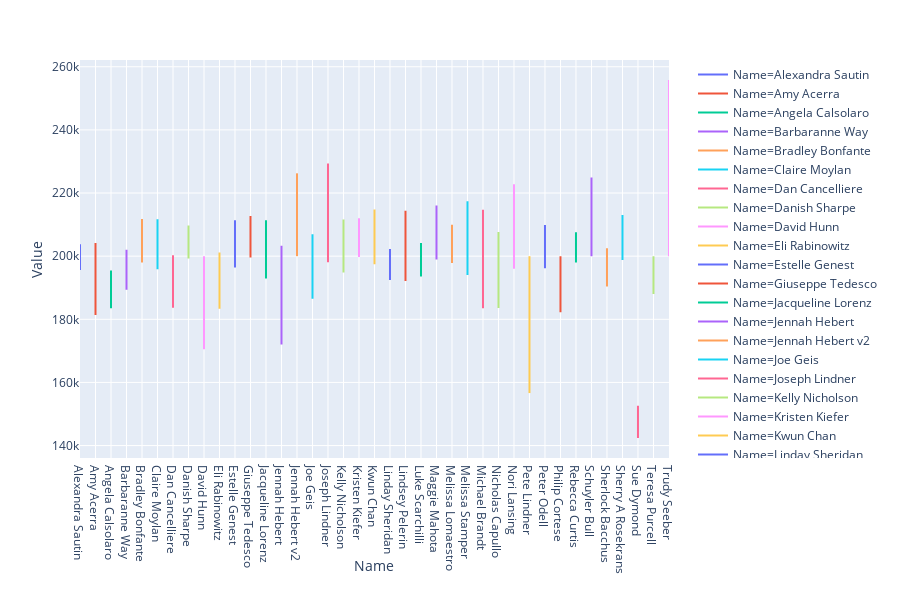

Notebook cell for this chart:
### Code cell
fig = px.line(trend_data, x="Name", y="Value", color='Name')
fig.show()

### Figure 1 — Plotly figure (JSON) as saved in the notebook; plotly's stock layout.template omitted (floating-point values rounded to 4 significant figures)
{"data": [{"hoverlabel": {"namelength": 0}, "hovertemplate": "Name=%{x}<br>Value=%{y}", "legendgroup": "Name=Alexandra Sautin", "line": {"color": "#636efa", "dash": "solid"}, "mode": "lines", "name": "Name=Alexandra Sautin", "showlegend": true, "type": "scatter", "x": ["Alexandra Sautin", "Alexandra Sautin", "Alexandra Sautin", "Alexandra Sautin", "Alexandra Sautin", "Alexandra Sautin", "Alexandra Sautin", "Alexandra Sautin", "Alexandra Sautin", "Alexandra Sautin", "Alexandra Sautin", "Alexandra Sautin", "Alexandra Sautin", "Alexandra Sautin"], "xaxis": "x", "y": [200000, 198200.0, 200700.0, 195600.0, 195800.0, 198800.0, 201500.0, 201300.0, 201900.0, 202700.0, 200600.0, 203800.0, 200300.0, 203200.0], "yaxis": "y"}, {"hoverlabel": {"namelength": 0}, "hovertemplate": "Name=%{x}<br>Value=%{y}", "legendgroup": "Name=Amy Acerra", "line": {"color": "#EF553B", "dash": "solid"}, "mode": "lines", "name": "Name=Amy Acerra", "showlegend": true, "type": "scatter", "x": ["Amy Acerra", "Amy Acerra", "Amy Acerra", "Amy Acerra", "Amy Acerra", "Amy Acerra", "Amy Acerra", "Amy Acerra", "Amy Acerra", "Amy Acerra", "Amy Acerra", "Amy Acerra", "Amy Acerra", "Amy Acerra"], "xaxis": "x", "y": [200000, 201300.0, 196100.0, 181400.0, 183500.0, 190300.0, 195700.0, 194400.0, 197600.0, 204200.0, 193900.0, 198200.0, 193700.0, 198500.0], "yaxis": "y"}, {"hoverlabel": {"namelength": 0}, "hovertemplate": "Name=%{x}<br>Value=%{y}", "legendgroup": "Name=Angela Calsolaro", "line": {"color": "#00cc96", "dash": "solid"}, "mode": "lines", "name": "Name=Angela Calsolaro", "showlegend": true, "type": "scatter", "x": ["Angela Calsolaro", "Angela Calsolaro", "Angela Calsolaro", "Angela Calsolaro", "Angela Calsolaro", "Angela Calsolaro", "Angela Calsolaro", "Angela Calsolaro", "Angela Calsolaro", "Angela Calsolaro", "Angela Calsolaro", "Angela Calsolaro", "Angela Calsolaro", "Angela Calsolaro"], "xaxis": "x", "y": [190000, 189400.0, 190200.0, 183800.0, 183500.0, 187600.0, 190300.0, 190400.0, 191700.0, 193900.0, 193400.0, 195400.0, 190900.0, 194100.0], "yaxis": "y"}, {"hoverlabel": {"namelength": 0}, "hovertemplate": "Name=%{x}<br>Value=%{y}", "legendgroup": "Name=Barbaranne Way", "line": {"color": "#ab63fa", "dash": "solid"}, "mode": "lines", "name": "Name=Barbaranne Way", "showlegend": true, "type": "scatter", "x": ["Barbaranne Way", "Barbaranne Way", "Barbaranne Way", "Barbaranne Way", "Barbaranne Way", "Barbaranne Way", "Barbaranne Way", "Barbaranne Way", "Barbaranne Way", "Barbaranne Way", "Barbaranne Way", "Barbaranne Way", "Barbaranne Way", "Barbaranne Way"], "xaxis": "x", "y": [200000, 202000.0, 201400.0, 192400.0, 189300.0, 192700.0, 192700.0, 192000.0, 193100.0, 196800.0, 195700.0, 199300.0, 196100.0, 199600.0], "yaxis": "y"}, {"hoverlabel": {"namelength": 0}, "hovertemplate": "Name=%{x}<br>Value=%{y}", "legendgroup": "Name=Bradley Bonfante", "line": {"color": "#FFA15A", "dash": "solid"}, "mode": "lines", "name": "Name=Bradley Bonfante", "showlegend": true, "type": "scatter", "x": ["Bradley Bonfante", "Bradley Bonfante", "Bradley Bonfante", "Bradley Bonfante", "Bradley Bonfante", "Bradley Bonfante", "Bradley Bonfante", "Bradley Bonfante", "Bradley Bonfante", "Bradley Bonfante", "Bradley Bonfante", "Bradley Bonfante", "Bradley Bonfante", "Bradley Bonfante"], "xaxis": "x", "y": [200000, 200300.0, 205700.0, 199800.0, 198000.0, 202800.0, 207300.0, 207200.0, 210100.0, 211300.0, 207800.0, 211800.0, 207900.0, 211400.0], "yaxis": "y"}, {"hoverlabel": {"namelength": 0}, "hovertemplate": "Name=%{x}<br>Value=%{y}", "legendgroup": "Name=Claire Moylan", "line": {"color": "#19d3f3", "dash": "solid"}, "mode": "lines", "name": "Name=Claire Moylan", "showlegend": true, "type": "scatter", "x": ["Claire Moylan", "Claire Moylan", "Claire Moylan", "Claire Moylan", "Claire Moylan", "Claire Moylan", "Claire Moylan", "Claire Moylan", "Claire Moylan", "Claire Moylan", "Claire Moylan", "Claire Moylan", "Claire Moylan", "Claire Moylan"], "xaxis": "x", "y": [200000, 198500.0, 202500.0, 197100.0, 195900.0, 197900.0, 202400.0, 201500.0, 202600.0, 207600.0, 205500.0, 209900.0, 206600.0, 211700.0], "yaxis": "y"}, {"hoverlabel": {"namelength": 0}, "hovertemplate": "Name=%{x}<br>Value=%{y}", "legendgroup": "Name=Dan Cancelliere", "line": {"color": "#FF6692", "dash": "solid"}, "mode": "lines", "name": "Name=Dan Cancelliere", "showlegend": true, "type": "scatter", "x": ["Dan Cancelliere", "Dan Cancelliere", "Dan Cancelliere", "Dan Cancelliere", "Dan Cancelliere", "Dan Cancelliere", "Dan Cancelliere", "Dan Cancelliere", "Dan Cancelliere", "Dan Cancelliere", "Dan Cancelliere", "Dan Cancelliere", "Dan Cancelliere", "Dan Cancelliere"], "xaxis": "x", "y": [200000, 192000.0, 191500.0, 185600.0, 183700.0, 191300.0, 195400.0, 193100.0, 195900.0, 198800.0, 196900.0, 197600.0, 194900.0, 200300.0], "yaxis": "y"}, {"hoverlabel": {"namelength": 0}, "hovertemplate": "Name=%{x}<br>Value=%{y}", "legendgroup": "Name=Danish Sharpe", "line": {"color": "#B6E880", "dash": "solid"}, "mode": "lines", "name": "Name=Danish Sharpe", "showlegend": true, "type": "scatter", "x": ["Danish Sharpe", "Danish Sharpe", "Danish Sharpe", "Danish Sharpe", "Danish Sharpe", "Danish Sharpe", "Danish Sharpe", "Danish Sharpe", "Danish Sharpe", "Danish Sharpe", "Danish Sharpe", "Danish Sharpe", "Danish Sharpe", "Danish Sharpe"], "xaxis": "x", "y": [200000, 202900.0, 207300.0, 204000.0, 199200.0, 204900.0, 205800.0, 204000.0, 204900.0, 209700.0, 206700.0, 209400.0, 206300.0, 208800.0], "yaxis": "y"}, {"hoverlabel": {"namelength": 0}, "hovertemplate": "Name=%{x}<br>Value=%{y}", "legendgroup": "Name=David Hunn", "line": {"color": "#FF97FF", "dash": "solid"}, "mode": "lines", "name": "Name=David Hunn", "showlegend": true, "type": "scatter", "x": ["David Hunn", "David Hunn", "David Hunn", "David Hunn", "David Hunn", "David Hunn", "David Hunn", "David Hunn", "David Hunn", "David Hunn", "David Hunn", "David Hunn", "David Hunn", "David Hunn"], "xaxis": "x", "y": [200000, 185700.0, 186200.0, 172600.0, 170500.0, 172000.0, 174400.0, 171600.0, 174300.0, 177600.0, 178900.0, 181800.0, 178900.0, 184400.0], "yaxis": "y"}, {"hoverlabel": {"namelength": 0}, "hovertemplate": "Name=%{x}<br>Value=%{y}", "legendgroup": "Name=Eli Rabinowitz", "line": {"color": "#FECB52", "dash": "solid"}, "mode": "lines", "name": "Name=Eli Rabinowitz", "showlegend": true, "type": "scatter", "x": ["Eli Rabinowitz", "Eli Rabinowitz", "Eli Rabinowitz", "Eli Rabinowitz", "Eli Rabinowitz", "Eli Rabinowitz", "Eli Rabinowitz", "Eli Rabinowitz", "Eli Rabinowitz", "Eli Rabinowitz", "Eli Rabinowitz", "Eli Rabinowitz", "Eli Rabinowitz", "Eli Rabinowitz"], "xaxis": "x", "y": [200000, 190700.0, 192900.0, 185700.0, 183400.0, 187000.0, 192400.0, 192100.0, 196700.0, 199100.0, 200800.0, 201100.0, 196300.0, 197100.0], "yaxis": "y"}, {"hoverlabel": {"namelength": 0}, "hovertemplate": "Name=%{x}<br>Value=%{y}", "legendgroup": "Name=Estelle Genest", "line": {"color": "#636efa", "dash": "solid"}, "mode": "lines", "name": "Name=Estelle Genest", "showlegend": true, "type": "scatter", "x": ["Estelle Genest", "Estelle Genest", "Estelle Genest", "Estelle Genest", "Estelle Genest", "Estelle Genest", "Estelle Genest", "Estelle Genest", "Estelle Genest", "Estelle Genest", "Estelle Genest", "Estelle Genest", "Estelle Genest", "Estelle Genest"], "xaxis": "x", "y": [200000, 198800.0, 202100.0, 196600.0, 196400.0, 201800.0, 204600.0, 203800.0, 206900.0, 208700.0, 204500.0, 211400.0, 206300.0, 210900.0], "yaxis": "y"}, {"hoverlabel": {"namelength": 0}, "hovertemplate": "Name=%{x}<br>Value=%{y}", "legendgroup": "Name=Giuseppe Tedesco", "line": {"color": "#EF553B", "dash": "solid"}, "mode": "lines", "name": "Name=Giuseppe Tedesco", "showlegend": true, "type": "scatter", "x": ["Giuseppe Tedesco", "Giuseppe Tedesco", "Giuseppe Tedesco", "Giuseppe Tedesco", "Giuseppe Tedesco", "Giuseppe Tedesco", "Giuseppe Tedesco", "Giuseppe Tedesco", "Giuseppe Tedesco", "Giuseppe Tedesco", "Giuseppe Tedesco", "Giuseppe Tedesco", "Giuseppe Tedesco", "Giuseppe Tedesco"], "xaxis": "x", "y": [200000, 199500.0, 205700.0, 201000.0, 200700.0, 204800.0, 207200.0, 206500.0, 205700.0, 208100.0, 206100.0, 212700.0, 207100.0, 211100.0], "yaxis": "y"}, {"hoverlabel": {"namelength": 0}, "hovertemplate": "Name=%{x}<br>Value=%{y}", "legendgroup": "Name=Jacqueline Lorenz", "line": {"color": "#00cc96", "dash": "solid"}, "mode": "lines", "name": "Name=Jacqueline Lorenz", "showlegend": true, "type": "scatter", "x": ["Jacqueline Lorenz", "Jacqueline Lorenz", "Jacqueline Lorenz", "Jacqueline Lorenz", "Jacqueline Lorenz", "Jacqueline Lorenz", "Jacqueline Lorenz", "Jacqueline Lorenz", "Jacqueline Lorenz", "Jacqueline Lorenz", "Jacqueline Lorenz", "Jacqueline Lorenz", "Jacqueline Lorenz", "Jacqueline Lorenz"], "xaxis": "x", "y": [200000, 200100.0, 205700.0, 194800.0, 192900.0, 200500.0, 208500.0, 207300.0, 208900.0, 211400.0, 203600.0, 208200.0, 204700.0, 208100.0], "yaxis": "y"}, {"hoverlabel": {"namelength": 0}, "hovertemplate": "Name=%{x}<br>Value=%{y}", "legendgroup": "Name=Jennah Hebert", "line": {"color": "#ab63fa", "dash": "solid"}, "mode": "lines", "name": "Name=Jennah Hebert", "showlegend": true, "type": "scatter", "x": ["Jennah Hebert", "Jennah Hebert", "Jennah Hebert", "Jennah Hebert", "Jennah Hebert", "Jennah Hebert", "Jennah Hebert", "Jennah Hebert", "Jennah Hebert", "Jennah Hebert", "Jennah Hebert", "Jennah Hebert", "Jennah Hebert", "Jennah Hebert"], "xaxis": "x", "y": [200000, 203300.0, 191900.0, 172100.0, 175400.0, 184300.0, 190500.0, 189600.0, 194100.0, 202700.0, 187800.0, 192600.0, 187300.0, 192400.0], "yaxis": "y"}, {"hoverlabel": {"namelength": 0}, "hovertemplate": "Name=%{x}<br>Value=%{y}", "legendgroup": "Name=Jennah Hebert v2", "line": {"color": "#FFA15A", "dash": "solid"}, "mode": "lines", "name": "Name=Jennah Hebert v2", "showlegend": true, "type": "scatter", "x": ["Jennah Hebert v2", "Jennah Hebert v2", "Jennah Hebert v2", "Jennah Hebert v2", "Jennah Hebert v2", "Jennah Hebert v2", "Jennah Hebert v2", "Jennah Hebert v2", "Jennah Hebert v2", "Jennah Hebert v2", "Jennah Hebert v2", "Jennah Hebert v2", "Jennah Hebert v2", "Jennah Hebert v2"], "xaxis": "x", "y": [200000, 205800.0, 213000.0, 211400.0, 204400.0, 211600.0, 212200.0, 210700.0, 215400.0, 219600.0, 220800.0, 224600.0, 221100.0, 226200.0], "yaxis": "y"}, {"hoverlabel": {"namelength": 0}, "hovertemplate": "Name=%{x}<br>Value=%{y}", "legendgroup": "Name=Joe Geis", "line": {"color": "#19d3f3", "dash": "solid"}, "mode": "lines", "name": "Name=Joe Geis", "showlegend": true, "type": "scatter", "x": ["Joe Geis", "Joe Geis", "Joe Geis", "Joe Geis", "Joe Geis", "Joe Geis", "Joe Geis", "Joe Geis", "Joe Geis", "Joe Geis", "Joe Geis", "Joe Geis", "Joe Geis", "Joe Geis"], "xaxis": "x", "y": [200000, 197900.0, 198900.0, 186500.0, 190800.0, 195400.0, 205100.0, 206800.0, 206400.0, 206900.0, 196900.0, 203600.0, 202100.0, 205200.0], "yaxis": "y"}, {"hoverlabel": {"namelength": 0}, "hovertemplate": "Name=%{x}<br>Value=%{y}", "legendgroup": "Name=Joseph Lindner", "line": {"color": "#FF6692", "dash": "solid"}, "mode": "lines", "name": "Name=Joseph Lindner", "showlegend": true, "type": "scatter", "x": ["Joseph Lindner", "Joseph Lindner", "Joseph Lindner", "Joseph Lindner", "Joseph Lindner", "Joseph Lindner", "Joseph Lindner", "Joseph Lindner", "Joseph Lindner", "Joseph Lindner", "Joseph Lindner", "Joseph Lindner", "Joseph Lindner", "Joseph Lindner"], "xaxis": "x", "y": [200000, 198100.0, 202000.0, 199700.0, 209500.0, 217500.0, 218500.0, 220500.0, 220000.0, 224700.0, 222000.0, 226700.0, 224200.0, 229300.0], "yaxis": "y"}, {"hoverlabel": {"namelength": 0}, "hovertemplate": "Name=%{x}<br>Value=%{y}", "legendgroup": "Name=Kelly Nicholson", "line": {"color": "#B6E880", "dash": "solid"}, "mode": "lines", "name": "Name=Kelly Nicholson", "showlegend": true, "type": "scatter", "x": ["Kelly Nicholson", "Kelly Nicholson", "Kelly Nicholson", "Kelly Nicholson", "Kelly Nicholson", "Kelly Nicholson", "Kelly Nicholson", "Kelly Nicholson", "Kelly Nicholson", "Kelly Nicholson", "Kelly Nicholson", "Kelly Nicholson", "Kelly Nicholson", "Kelly Nicholson"], "xaxis": "x", "y": [200000, 203500.0, 200200.0, 211600.0, 207600.0, 204700.0, 200100.0, 199000.0, 198300.0, 194900.0, 200600.0, 195300.0, 202100.0, 198400.0], "yaxis": "y"}, {"hoverlabel": {"namelength": 0}, "hovertemplate": "Name=%{x}<br>Value=%{y}", "legendgroup": "Name=Kristen Kiefer", "line": {"color": "#FF97FF", "dash": "solid"}, "mode": "lines", "name": "Name=Kristen Kiefer", "showlegend": true, "type": "scatter", "x": ["Kristen Kiefer", "Kristen Kiefer", "Kristen Kiefer", "Kristen Kiefer", "Kristen Kiefer", "Kristen Kiefer", "Kristen Kiefer", "Kristen Kiefer", "Kristen Kiefer", "Kristen Kiefer", "Kristen Kiefer", "Kristen Kiefer", "Kristen Kiefer", "Kristen Kiefer"], "xaxis": "x", "y": [200000, 202100.0, 207000.0, 199700.0, 200700.0, 205000.0, 208400.0, 207100.0, 208400.0, 212000.0, 205000.0, 209600.0, 204600.0, 207200.0], "yaxis": "y"}, {"hoverlabel": {"namelength": 0}, "hovertemplate": "Name=%{x}<br>Value=%{y}", "legendgroup": "Name=Kwun Chan", "line": {"color": "#FECB52", "dash": "solid"}, "mode": "lines", "name": "Name=Kwun Chan", "showlegend": true, "type": "scatter", "x": ["Kwun Chan", "Kwun Chan", "Kwun Chan", "Kwun Chan", "Kwun Chan", "Kwun Chan", "Kwun Chan", "Kwun Chan", "Kwun Chan", "Kwun Chan", "Kwun Chan", "Kwun Chan", "Kwun Chan", "Kwun Chan"], "xaxis": "x", "y": [200000, 202500.0, 205400.0, 197400.0, 198200.0, 205300.0, 208700.0, 208500.0, 210400.0, 213500.0, 207900.0, 213600.0, 209900.0, 214800.0], "yaxis": "y"}, {"hoverlabel": {"namelength": 0}, "hovertemplate": "Name=%{x}<br>Value=%{y}", "legendgroup": "Name=Linday Sheridan", "line": {"color": "#636efa", "dash": "solid"}, "mode": "lines", "name": "Name=Linday Sheridan", "showlegend": true, "type": "scatter", "x": ["Linday Sheridan", "Linday Sheridan", "Linday Sheridan", "Linday Sheridan", "Linday Sheridan", "Linday Sheridan", "Linday Sheridan", "Linday Sheridan", "Linday Sheridan", "Linday Sheridan", "Linday Sheridan", "Linday Sheridan", "Linday Sheridan", "Linday Sheridan"], "xaxis": "x", "y": [200000, 197900.0, 198700.0, 192400.0, 192900.0, 195300.0, 198500.0, 198900.0, 199400.0, 199800.0, 198300.0, 202200.0, 199300.0, 201000.0], "yaxis": "y"}, {"hoverlabel": {"namelength": 0}, "hovertemplate": "Name=%{x}<br>Value=%{y}", "legendgroup": "Name=Lindsey Pelerin", "line": {"color": "#EF553B", "dash": "solid"}, "mode": "lines", "name": "Name=Lindsey Pelerin", "showlegend": true, "type": "scatter", "x": ["Lindsey Pelerin", "Lindsey Pelerin", "Lindsey Pelerin", "Lindsey Pelerin", "Lindsey Pelerin", "Lindsey Pelerin", "Lindsey Pelerin", "Lindsey Pelerin", "Lindsey Pelerin", "Lindsey Pelerin", "Lindsey Pelerin", "Lindsey Pelerin", "Lindsey Pelerin", "Lindsey Pelerin"], "xaxis": "x", "y": [200000, 195500.0, 203900.0, 192100.0, 196700.0, 200200.0, 211800.0, 214400.0, 211100.0, 210500.0, 200400.0, 208300.0, 207000.0, 210600.0], "yaxis": "y"}, {"hoverlabel": {"namelength": 0}, "hovertemplate": "Name=%{x}<br>Value=%{y}", "legendgroup": "Name=Luke Scarchilli", "line": {"color": "#00cc96", "dash": "solid"}, "mode": "lines", "name": "Name=Luke Scarchilli", "showlegend": true, "type": "scatter", "x": ["Luke Scarchilli", "Luke Scarchilli", "Luke Scarchilli", "Luke Scarchilli", "Luke Scarchilli", "Luke Scarchilli", "Luke Scarchilli", "Luke Scarchilli", "Luke Scarchilli", "Luke Scarchilli", "Luke Scarchilli", "Luke Scarchilli", "Luke Scarchilli", "Luke Scarchilli"], "xaxis": "x", "y": [200000, 196800.0, 199500.0, 194600.0, 193500.0, 197100.0, 200400.0, 199500.0, 200800.0, 202100.0, 201000.0, 203900.0, 200200.0, 204100.0], "yaxis": "y"}, {"hoverlabel": {"namelength": 0}, "hovertemplate": "Name=%{x}<br>Value=%{y}", "legendgroup": "Name=Maggie Mahota", "line": {"color": "#ab63fa", "dash": "solid"}, "mode": "lines", "name": "Name=Maggie Mahota", "showlegend": true, "type": "scatter", "x": ["Maggie Mahota", "Maggie Mahota", "Maggie Mahota", "Maggie Mahota", "Maggie Mahota", "Maggie Mahota", "Maggie Mahota", "Maggie Mahota", "Maggie Mahota", "Maggie Mahota", "Maggie Mahota", "Maggie Mahota", "Maggie Mahota", "Maggie Mahota"], "xaxis": "x", "y": [200000, 199000.0, 208000.0, 202200.0, 201100.0, 206300.0, 210400.0, 208700.0, 209000.0, 215600.0, 213200.0, 216100.0, 210900.0, 215300.0], "yaxis": "y"}, {"hoverlabel": {"namelength": 0}, "hovertemplate": "Name=%{x}<br>Value=%{y}", "legendgroup": "Name=Melissa Lomaestro", "line": {"color": "#FFA15A", "dash": "solid"}, "mode": "lines", "name": "Name=Melissa Lomaestro", "showlegend": true, "type": "scatter", "x": ["Melissa Lomaestro", "Melissa Lomaestro", "Melissa Lomaestro", "Melissa Lomaestro", "Melissa Lomaestro", "Melissa Lomaestro", "Melissa Lomaestro", "Melissa Lomaestro", "Melissa Lomaestro", "Melissa Lomaestro", "Melissa Lomaestro", "Melissa Lomaestro", "Melissa Lomaestro", "Melissa Lomaestro"], "xaxis": "x", "y": [200000, 198800.0, 203300.0, 198900.0, 197800.0, 203000.0, 206200.0, 204400.0, 206200.0, 209100.0, 207300.0, 210000.0, 205600.0, 208300.0], "yaxis": "y"}, {"hoverlabel": {"namelength": 0}, "hovertemplate": "Name=%{x}<br>Value=%{y}", "legendgroup": "Name=Melissa Stamper", "line": {"color": "#19d3f3", "dash": "solid"}, "mode": "lines", "name": "Name=Melissa Stamper", "showlegend": true, "type": "scatter", "x": ["Melissa Stamper", "Melissa Stamper", "Melissa Stamper", "Melissa Stamper", "Melissa Stamper", "Melissa Stamper", "Melissa Stamper", "Melissa Stamper", "Melissa Stamper", "Melissa Stamper", "Melissa Stamper", "Melissa Stamper", "Melissa Stamper", "Melissa Stamper"], "xaxis": "x", "y": [200000, 197200.0, 200000.0, 194100.0, 194200.0, 201200.0, 205100.0, 204900.0, 205700.0, 207100.0, 206100.0, 211300.0, 211600.0, 217400.0], "yaxis": "y"}, {"hoverlabel": {"namelength": 0}, "hovertemplate": "Name=%{x}<br>Value=%{y}", "legendgroup": "Name=Michael Brandt", "line": {"color": "#FF6692", "dash": "solid"}, "mode": "lines", "name": "Name=Michael Brandt", "showlegend": true, "type": "scatter", "x": ["Michael Brandt", "Michael Brandt", "Michael Brandt", "Michael Brandt", "Michael Brandt", "Michael Brandt", "Michael Brandt", "Michael Brandt", "Michael Brandt", "Michael Brandt", "Michael Brandt", "Michael Brandt", "Michael Brandt", "Michael Brandt"], "xaxis": "x", "y": [200000, 192700.0, 198100.0, 189200.0, 183500.0, 192500.0, 199600.0, 193700.0, 196800.0, 205300.0, 214000.0, 214700.0, 206000.0, 210500.0], "yaxis": "y"}, {"hoverlabel": {"namelength": 0}, "hovertemplate": "Name=%{x}<br>Value=%{y}", "legendgroup": "Name=Nicholas Capullo", "line": {"color": "#B6E880", "dash": "solid"}, "mode": "lines", "name": "Name=Nicholas Capullo", "showlegend": true, "type": "scatter", "x": ["Nicholas Capullo", "Nicholas Capullo", "Nicholas Capullo", "Nicholas Capullo", "Nicholas Capullo", "Nicholas Capullo", "Nicholas Capullo", "Nicholas Capullo", "Nicholas Capullo", "Nicholas Capullo", "Nicholas Capullo", "Nicholas Capullo", "Nicholas Capullo", "Nicholas Capullo"], "xaxis": "x", "y": [200000, 201200.0, 197900.0, 183600.0, 185900.0, 192500.0, 197700.0, 198700.0, 202100.0, 207600.0, 197900.0, 202300.0, 196800.0, 201800.0], "yaxis": "y"}, {"hoverlabel": {"namelength": 0}, "hovertemplate": "Name=%{x}<br>Value=%{y}", "legendgroup": "Name=Nori Lansing", "line": {"color": "#FF97FF", "dash": "solid"}, "mode": "lines", "name": "Name=Nori Lansing", "showlegend": true, "type": "scatter", "x": ["Nori Lansing", "Nori Lansing", "Nori Lansing", "Nori Lansing", "Nori Lansing", "Nori Lansing", "Nori Lansing", "Nori Lansing", "Nori Lansing", "Nori Lansing", "Nori Lansing", "Nori Lansing", "Nori Lansing", "Nori Lansing"], "xaxis": "x", "y": [200000, 196700.0, 201500.0, 196000.0, 198000.0, 204400.0, 206000.0, 207000.0, 205800.0, 209900.0, 207000.0, 212400.0, 213700.0, 222800.0], "yaxis": "y"}, {"hoverlabel": {"namelength": 0}, "hovertemplate": "Name=%{x}<br>Value=%{y}", "legendgroup": "Name=Pete Lindner", "line": {"color": "#FECB52", "dash": "solid"}, "mode": "lines", "name": "Name=Pete Lindner", "showlegend": true, "type": "scatter", "x": ["Pete Lindner", "Pete Lindner", "Pete Lindner", "Pete Lindner", "Pete Lindner", "Pete Lindner", "Pete Lindner", "Pete Lindner", "Pete Lindner", "Pete Lindner", "Pete Lindner", "Pete Lindner", "Pete Lindner", "Pete Lindner"], "xaxis": "x", "y": [200000, 198000.0, 193600.0, 185900.0, 176200.0, 180800.0, 187800.0, 198700.0, 191100.0, 183800.0, 172500.0, 174800.0, 166300.0, 156600.0], "yaxis": "y"}, {"hoverlabel": {"namelength": 0}, "hovertemplate": "Name=%{x}<br>Value=%{y}", "legendgroup": "Name=Peter Odell", "line": {"color": "#636efa", "dash": "solid"}, "mode": "lines", "name": "Name=Peter Odell", "showlegend": true, "type": "scatter", "x": ["Peter Odell", "Peter Odell", "Peter Odell", "Peter Odell", "Peter Odell", "Peter Odell", "Peter Odell", "Peter Odell", "Peter Odell", "Peter Odell", "Peter Odell", "Peter Odell", "Peter Odell", "Peter Odell"], "xaxis": "x", "y": [200000, 203100.0, 205100.0, 196200.0, 196700.0, 203900.0, 206400.0, 205800.0, 206800.0, 209800.0, 202800.0, 209000.0, 204000.0, 207700.0], "yaxis": "y"}, {"hoverlabel": {"namelength": 0}, "hovertemplate": "Name=%{x}<br>Value=%{y}", "legendgroup": "Name=Philip Cortese", "line": {"color": "#EF553B", "dash": "solid"}, "mode": "lines", "name": "Name=Philip Cortese", "showlegend": true, "type": "scatter", "x": ["Philip Cortese", "Philip Cortese", "Philip Cortese", "Philip Cortese", "Philip Cortese", "Philip Cortese", "Philip Cortese", "Philip Cortese", "Philip Cortese", "Philip Cortese", "Philip Cortese", "Philip Cortese", "Philip Cortese", "Philip Cortese"], "xaxis": "x", "y": [200000, 192100.0, 192400.0, 182200.0, 182300.0, 184400.0, 188800.0, 187100.0, 188900.0, 190300.0, 189000.0, 193800.0, 191000.0, 194700.0], "yaxis": "y"}, {"hoverlabel": {"namelength": 0}, "hovertemplate": "Name=%{x}<br>Value=%{y}", "legendgroup": "Name=Rebecca Curtis", "line": {"color": "#00cc96", "dash": "solid"}, "mode": "lines", "name": "Name=Rebecca Curtis", "showlegend": true, "type": "scatter", "x": ["Rebecca Curtis", "Rebecca Curtis", "Rebecca Curtis", "Rebecca Curtis", "Rebecca Curtis", "Rebecca Curtis", "Rebecca Curtis", "Rebecca Curtis", "Rebecca Curtis", "Rebecca Curtis", "Rebecca Curtis", "Rebecca Curtis", "Rebecca Curtis", "Rebecca Curtis"], "xaxis": "x", "y": [200000, 200400.0, 204400.0, 198000.0, 198400.0, 202000.0, 205300.0, 205400.0, 205900.0, 207600.0, 203500.0, 205600.0, 202200.0, 206700.0], "yaxis": "y"}, {"hoverlabel": {"namelength": 0}, "hovertemplate": "Name=%{x}<br>Value=%{y}", "legendgroup": "Name=Schuyler Bull", "line": {"color": "#ab63fa", "dash": "solid"}, "mode": "lines", "name": "Name=Schuyler Bull", "showlegend": true, "type": "scatter", "x": ["Schuyler Bull", "Schuyler Bull", "Schuyler Bull", "Schuyler Bull", "Schuyler Bull", "Schuyler Bull", "Schuyler Bull", "Schuyler Bull", "Schuyler Bull", "Schuyler Bull", "Schuyler Bull", "Schuyler Bull", "Schuyler Bull", "Schuyler Bull"], "xaxis": "x", "y": [200000, 203300.0, 208200.0, 201200.0, 202100.0, 209100.0, 212200.0, 216400.0, 216700.0, 221400.0, 217400.0, 224900.0, 219500.0, 223700.0], "yaxis": "y"}, {"hoverlabel": {"namelength": 0}, "hovertemplate": "Name=%{x}<br>Value=%{y}", "legendgroup": "Name=Sherlock Bacchus", "line": {"color": "#FFA15A", "dash": "solid"}, "mode": "lines", "name": "Name=Sherlock Bacchus", "showlegend": true, "type": "scatter", "x": ["Sherlock Bacchus", "Sherlock Bacchus", "Sherlock Bacchus", "Sherlock Bacchus", "Sherlock Bacchus", "Sherlock Bacchus", "Sherlock Bacchus", "Sherlock Bacchus", "Sherlock Bacchus", "Sherlock Bacchus", "Sherlock Bacchus", "Sherlock Bacchus", "Sherlock Bacchus", "Sherlock Bacchus"], "xaxis": "x", "y": [200000, 194200.0, 197900.0, 191900.0, 193900.0, 198400.0, 199400.0, 202500.0, 202400.0, 199100.0, 193700.0, 196600.0, 190400.0, 192800.0], "yaxis": "y"}, {"hoverlabel": {"namelength": 0}, "hovertemplate": "Name=%{x}<br>Value=%{y}", "legendgroup": "Name=Sherry A Rosekrans", "line": {"color": "#19d3f3", "dash": "solid"}, "mode": "lines", "name": "Name=Sherry A Rosekrans", "showlegend": true, "type": "scatter", "x": ["Sherry A Rosekrans", "Sherry A Rosekrans", "Sherry A Rosekrans", "Sherry A Rosekrans", "Sherry A Rosekrans", "Sherry A Rosekrans", "Sherry A Rosekrans", "Sherry A Rosekrans", "Sherry A Rosekrans", "Sherry A Rosekrans", "Sherry A Rosekrans", "Sherry A Rosekrans", "Sherry A Rosekrans", "Sherry A Rosekrans"], "xaxis": "x", "y": [200000, 200300.0, 203900.0, 198800.0, 199000.0, 203100.0, 206200.0, 206700.0, 208200.0, 211400.0, 207500.0, 211700.0, 209300.0, 213100.0], "yaxis": "y"}, {"hoverlabel": {"namelength": 0}, "hovertemplate": "Name=%{x}<br>Value=%{y}", "legendgroup": "Name=Sue Dymond", "line": {"color": "#FF6692", "dash": "solid"}, "mode": "lines", "name": "Name=Sue Dymond", "showlegend": true, "type": "scatter", "x": ["Sue Dymond", "Sue Dymond", "Sue Dymond", "Sue Dymond", "Sue Dymond", "Sue Dymond", "Sue Dymond", "Sue Dymond", "Sue Dymond", "Sue Dymond", "Sue Dymond", "Sue Dymond", "Sue Dymond", "Sue Dymond"], "xaxis": "x", "y": [150000, 148400.0, 149500.0, 142400.0, 143400.0, 147100.0, 152700.0, 150800.0, 148700.0, 149100.0, 146400.0, 149900.0, 145800.0, 148500.0], "yaxis": "y"}, {"hoverlabel": {"namelength": 0}, "hovertemplate": "Name=%{x}<br>Value=%{y}", "legendgroup": "Name=Teresa Purcell", "line": {"color": "#B6E880", "dash": "solid"}, "mode": "lines", "name": "Name=Teresa Purcell", "showlegend": true, "type": "scatter", "x": ["Teresa Purcell", "Teresa Purcell", "Teresa Purcell", "Teresa Purcell", "Teresa Purcell", "Teresa Purcell", "Teresa Purcell", "Teresa Purcell", "Teresa Purcell", "Teresa Purcell", "Teresa Purcell", "Teresa Purcell", "Teresa Purcell", "Teresa Purcell"], "xaxis": "x", "y": [200000, 196300.0, 196400.0, 188000.0, 188900.0, 191300.0, 195100.0, 196200.0, 194900.0, 197900.0, 195200.0, 198400.0, 193800.0, 196400.0], "yaxis": "y"}, {"hoverlabel": {"namelength": 0}, "hovertemplate": "Name=%{x}<br>Value=%{y}", "legendgroup": "Name=Trudy Seeber", "line": {"color": "#FF97FF", "dash": "solid"}, "mode": "lines", "name": "Name=Trudy Seeber", "showlegend": true, "type": "scatter", "x": ["Trudy Seeber", "Trudy Seeber", "Trudy Seeber", "Trudy Seeber", "Trudy Seeber", "Trudy Seeber", "Trudy Seeber", "Trudy Seeber", "Trudy Seeber", "Trudy Seeber", "Trudy Seeber", "Trudy Seeber", "Trudy Seeber", "Trudy Seeber"], "xaxis": "x", "y": [200000, 201100.0, 207100.0, 202900.0, 201700.0, 205200.0, 211300.0, 215000.0, 214400.0, 222800.0, 227100.0, 240500.0, 237900.0, 255800.0], "yaxis": "y"}], "layout": {"height": 600, "legend": {"tracegroupgap": 0}, "margin": {"t": 60}, "xaxis": {"anchor": "y", "categoryarray": ["Alexandra Sautin", "Amy Acerra", "Angela Calsolaro", "Barbaranne Way", "Bradley Bonfante", "Claire Moylan", "Dan Cancelliere", "Danish Sharpe", "David Hunn", "Eli Rabinowitz", "Estelle Genest", "Giuseppe Tedesco", "Jacqueline Lorenz", "Jennah Hebert", "Jennah Hebert v2", "Joe Geis", "Joseph Lindner", "Kelly Nicholson", "Kristen Kiefer", "Kwun Chan", "Linday Sheridan", "Lindsey Pelerin", "Luke Scarchilli", "Maggie Mahota", "Melissa Lomaestro", "Melissa Stamper", "Michael Brandt", "Nicholas Capullo", "Nori Lansing", "Pete Lindner", "Peter Odell", "Philip Cortese", "Rebecca Curtis", "Schuyler Bull", "Sherlock Bacchus", "Sherry A Rosekrans", "Sue Dymond", "Teresa Purcell", "Trudy Seeber"], "categoryorder": "array", "domain": [0, 0.98], "title": {"text": "Name"}}, "yaxis": {"anchor": "x", "domain": [0, 1], "title": {"text": "Value"}}}}
